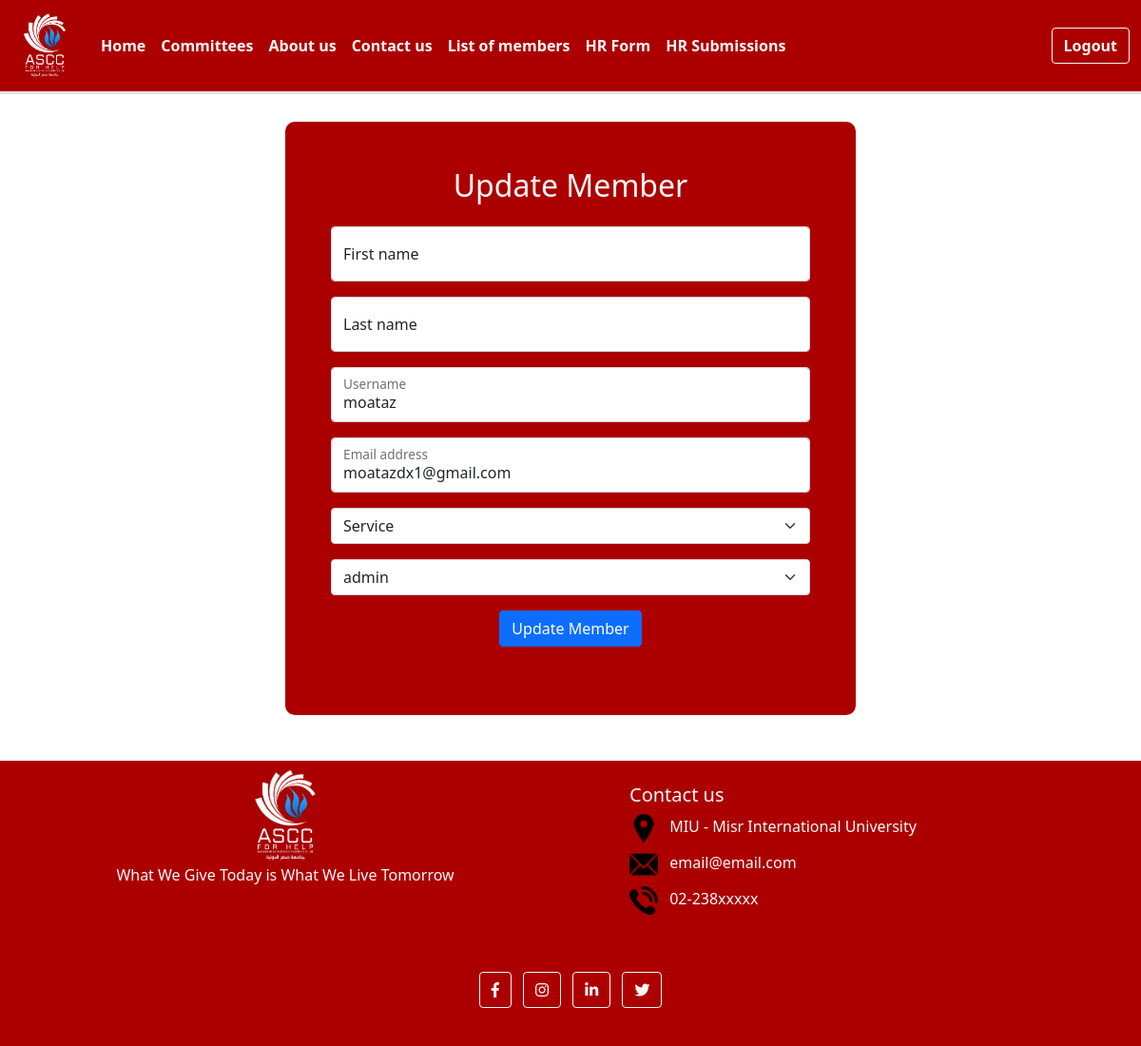
The page /update/13 (signed in) on the database as committed earlier.
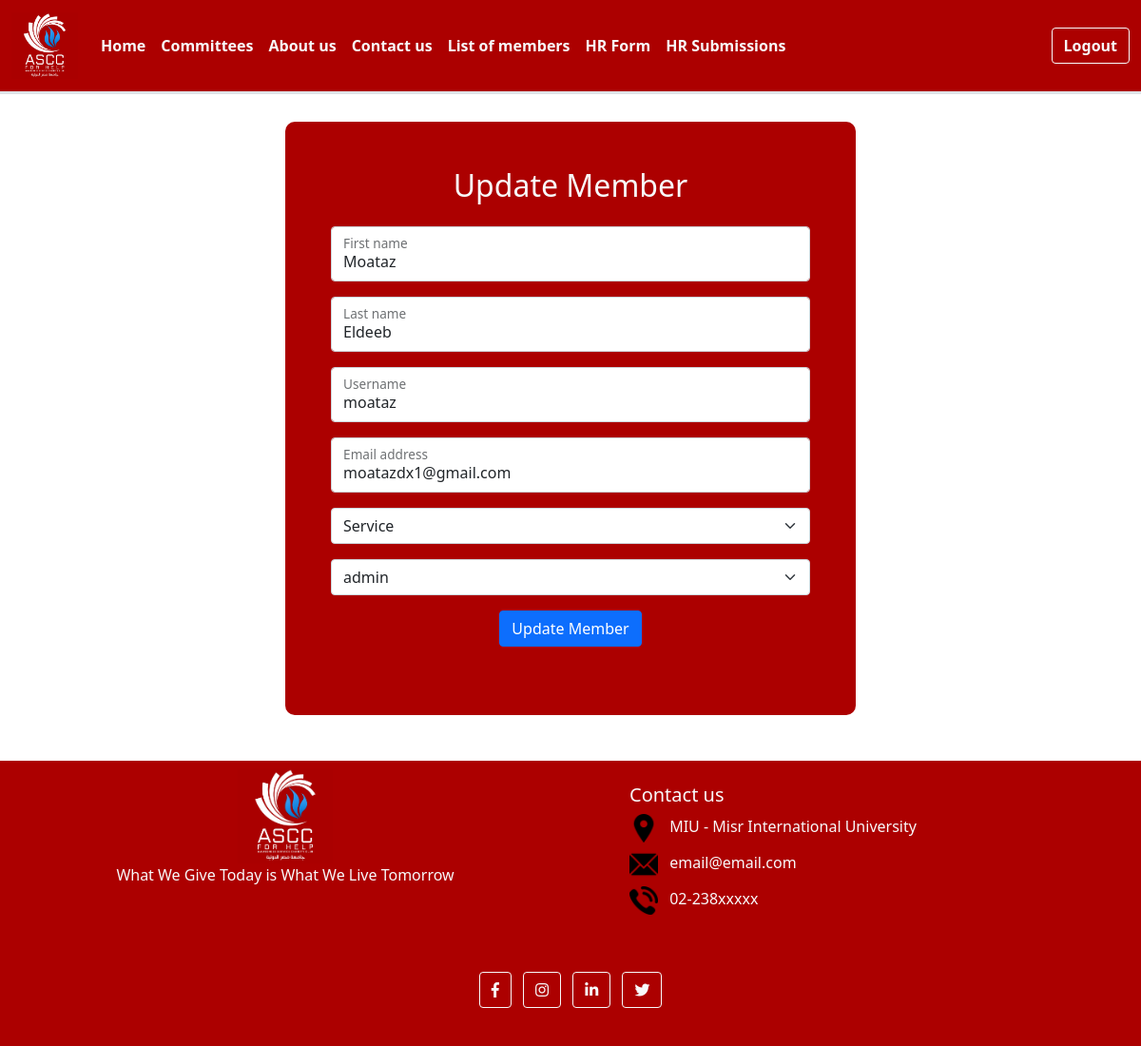
The same page on the database as committed later.
### Asec/models.py (models this page shows)
class User(AbstractUser):
    committeeId = models.ForeignKey("Committee", on_delete=models.CASCADE)
    roleId = models.ForeignKey("Role", on_delete=models.CASCADE)

### Asec/views.py (the view, shortened to what this page needs)
# urls.py: path('update/<int:id>', views.update, name='update'),
def update(request,id):
    if is_allowed(request,'update'):
        if request.method == 'GET':
            member = User.objects.get(id=id)
            return render(request, "Admin/update_member.html", {
                    "member": member,
                    "roles":Role.objects.all(),
                    "committees": Committee.objects.all()
                })
    else:
        return HttpResponse("<h2>Page requires admin previliges</h2>")

### Asec/views.py (called while the page is built)
def is_allowed(request, urlName):
    if request.user.is_anonymous:
        return False
    else:
        roleId = Role.objects.get(id= request.user.roleId.pk)
        url = Urls.objects.get(name= urlName)
        return url.role_set.filter(pk=roleId.pk).exists()

### Asec/Templates/Admin/update_member.html (shortened to what this page needs)
{% extends "General/layout.html" %}
{% block content %}
<div
    class="container-lg my-5 p-5 "
    style="background-color: rgb(172, 0, 0); border-radius: 10px; width: 600px;"
>
    <h2 class="mb-4 text-center text-light">Update Member</h2>
    <form action="{% url 'update' id=member.id%}" method="POST">
        <div class="form-floating mb-3">
            <input type="text" class="form-control" id="firstName" placeholder="First name" name="firstName" value="{{ member.first_name}}" required >
            <label for="firstName">First name</label>
        </div>
        <div class="form-floating mb-3">
            <input type="text" class="form-control" id="lastName" placeholder="Last name" name="lastName" value="{{ member.last_name}}" required>
            <label for="lastName">Last name</label>
        </div>
        <div class="form-floating mb-3">
            <input type="text" class="form-control" id="username" placeholder="Username" name="username" value="{{ member.username}}" required>
            <label for="username">Username</label>
        </div>
        <div class="form-floating mb-3">
            <input type="email" class="form-control" id="email" placeholder="name@example.com" name="email" value="{{ member.email}}" required>
            <label for="email">Email address</label>
        </div>
        <select class="form-select mb-3" aria-label="Default select example" name="committeeId" required>
            {% for committee in committees%}
                {% if committee.name == member.committeeId.name %}
                    <option value="{{committee.id}}" selected>{{committee.name}}</option>
                {% else%}
                    <option value="{{committee.id}}">{{committee.name}}</option>
                {% endif%}
            {% endfor%}
        </select>
        <select class="form-select mb-3" aria-label="Default select example" name="roleId" required>
            {% for role in roles%}
                {% if role.name == member.roleId.name %}
                    <option value="{{role.id}}" selected>{{role.name}}</option>
                {% else%}
                    <option value="{{role.id}}">{{role.name}}</option>
                {% endif%}
            {% endfor%}
        </select>
        <div class="text-center text-light">
            <input type="submit" class="btn btn-primary btn-block mb-4" value="Update Member">
        </div>
    </form>
</div>
{% endblock %}

Rows that differ between the two databases and show on the page:
changed User "moataz": firstName (not shown) → "Moataz"; lastName (not shown) → "Eldeeb"
